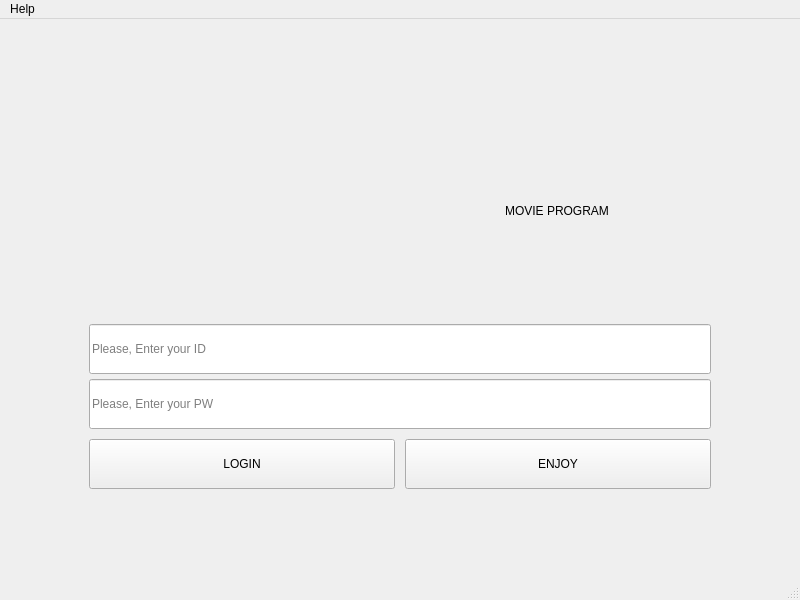
<?xml version="1.0" encoding="UTF-8"?>
<ui version="4.0">
 <class>LoginWindow</class>
 <widget class="QMainWindow" name="LoginWindow">
  <property name="enabled">
   <bool>true</bool>
  </property>
  <property name="geometry">
   <rect>
    <x>0</x>
    <y>0</y>
    <width>800</width>
    <height>600</height>
   </rect>
  </property>
  <property name="minimumSize">
   <size>
    <width>800</width>
    <height>600</height>
   </size>
  </property>
  <property name="maximumSize">
   <size>
    <width>800</width>
    <height>600</height>
   </size>
  </property>
  <property name="windowTitle">
   <string>LoginWindow</string>
  </property>
  <widget class="QWidget" name="centralwidget">
   <layout class="QGridLayout" name="gridLayout">
    <item row="0" column="0">
     <layout class="QVBoxLayout" name="verticalLayout">
      <property name="spacing">
       <number>10</number>
      </property>
      <property name="leftMargin">
       <number>80</number>
      </property>
      <property name="topMargin">
       <number>80</number>
      </property>
      <property name="rightMargin">
       <number>80</number>
      </property>
      <property name="bottomMargin">
       <number>80</number>
      </property>
      <item>
       <layout class="QHBoxLayout" name="horizontalLayout_2">
        <property name="spacing">
         <number>6</number>
        </property>
        <item>
         <widget class="QLabel" name="label_2">
          <property name="minimumSize">
           <size>
            <width>0</width>
            <height>0</height>
           </size>
          </property>
          <property name="layoutDirection">
           <enum>Qt::LeftToRight</enum>
          </property>
          <property name="text">
           <string/>
          </property>
          <property name="pixmap">
           <pixmap>apple.png</pixmap>
          </property>
          <property name="alignment">
           <set>Qt::AlignCenter</set>
          </property>
         </widget>
        </item>
        <item>
         <widget class="QLabel" name="label">
          <property name="text">
           <string>MOVIE PROGRAM</string>
          </property>
          <property name="alignment">
           <set>Qt::AlignCenter</set>
          </property>
         </widget>
        </item>
       </layout>
      </item>
      <item>
       <layout class="QVBoxLayout" name="verticalLayout_2">
        <property name="spacing">
         <number>5</number>
        </property>
        <item>
         <widget class="QLineEdit" name="le_id">
          <property name="minimumSize">
           <size>
            <width>0</width>
            <height>50</height>
           </size>
          </property>
          <property name="maxLength">
           <number>10</number>
          </property>
          <property name="placeholderText">
           <string>Please, Enter your ID</string>
          </property>
         </widget>
        </item>
        <item>
         <widget class="QLineEdit" name="le_pw">
          <property name="minimumSize">
           <size>
            <width>0</width>
            <height>50</height>
           </size>
          </property>
          <property name="cursor">
           <cursorShape>IBeamCursor</cursorShape>
          </property>
          <property name="contextMenuPolicy">
           <enum>Qt::ActionsContextMenu</enum>
          </property>
          <property name="maxLength">
           <number>10</number>
          </property>
          <property name="echoMode">
           <enum>QLineEdit::Password</enum>
          </property>
          <property name="alignment">
           <set>Qt::AlignLeading|Qt::AlignLeft|Qt::AlignVCenter</set>
          </property>
          <property name="placeholderText">
           <string>Please, Enter your PW</string>
          </property>
         </widget>
        </item>
       </layout>
      </item>
      <item>
       <layout class="QHBoxLayout" name="horizontalLayout">
        <property name="spacing">
         <number>10</number>
        </property>
        <property name="leftMargin">
         <number>0</number>
        </property>
        <property name="topMargin">
         <number>0</number>
        </property>
        <property name="rightMargin">
         <number>0</number>
        </property>
        <item>
         <widget class="QPushButton" name="btn_login">
          <property name="minimumSize">
           <size>
            <width>0</width>
            <height>50</height>
           </size>
          </property>
          <property name="text">
           <string>LOGIN</string>
          </property>
         </widget>
        </item>
        <item>
         <widget class="QPushButton" name="btn_enjoy">
          <property name="minimumSize">
           <size>
            <width>0</width>
            <height>50</height>
           </size>
          </property>
          <property name="text">
           <string>ENJOY</string>
          </property>
         </widget>
        </item>
       </layout>
      </item>
     </layout>
    </item>
   </layout>
  </widget>
  <widget class="QMenuBar" name="menubar">
   <property name="geometry">
    <rect>
     <x>0</x>
     <y>0</y>
     <width>800</width>
     <height>28</height>
    </rect>
   </property>
   <widget class="QMenu" name="menu_help">
    <property name="title">
     <string>Help</string>
    </property>
    <addaction name="menu_help_1"/>
   </widget>
   <addaction name="menu_help"/>
  </widget>
  <widget class="QStatusBar" name="statusbar"/>
  <action name="menu_help_1">
   <property name="text">
    <string>About MOVIE PROGRAM...</string>
   </property>
   <property name="iconText">
    <string>About MOVIE PROGRAM</string>
   </property>
   <property name="toolTip">
    <string>About MOVIE PROGRAM</string>
   </property>
   <property name="statusTip">
    <string/>
   </property>
  </action>
  <action name="menu_help_2">
   <property name="text">
    <string>Text Type</string>
   </property>
  </action>
 </widget>
 <resources/>
 <connections>
  <connection>
   <sender>btn_login</sender>
   <signal>clicked()</signal>
   <receiver>LoginWindow</receiver>
   <slot>func_login()</slot>
   <hints>
    <hint type="sourcelabel">
     <x>164</x>
     <y>423</y>
    </hint>
    <hint type="destinationlabel">
     <x>164</x>
     <y>552</y>
    </hint>
   </hints>
  </connection>
  <connection>
   <sender>menubar</sender>
   <signal>triggered(QAction*)</signal>
   <receiver>LoginWindow</receiver>
   <slot>menu()</slot>
   <hints>
    <hint type="sourcelabel">
     <x>32</x>
     <y>17</y>
    </hint>
    <hint type="destinationlabel">
     <x>32</x>
     <y>563</y>
    </hint>
   </hints>
  </connection>
  <connection>
   <sender>btn_enjoy</sender>
   <signal>clicked()</signal>
   <receiver>LoginWindow</receiver>
   <slot>func_enjoy()</slot>
   <hints>
    <hint type="sourcelabel">
     <x>536</x>
     <y>437</y>
    </hint>
    <hint type="destinationlabel">
     <x>536</x>
     <y>570</y>
    </hint>
   </hints>
  </connection>
 </connections>
 <slots>
  <slot>func_login()</slot>
  <slot>menu()</slot>
  <slot>func_enjoy()</slot>
 </slots>
</ui>
